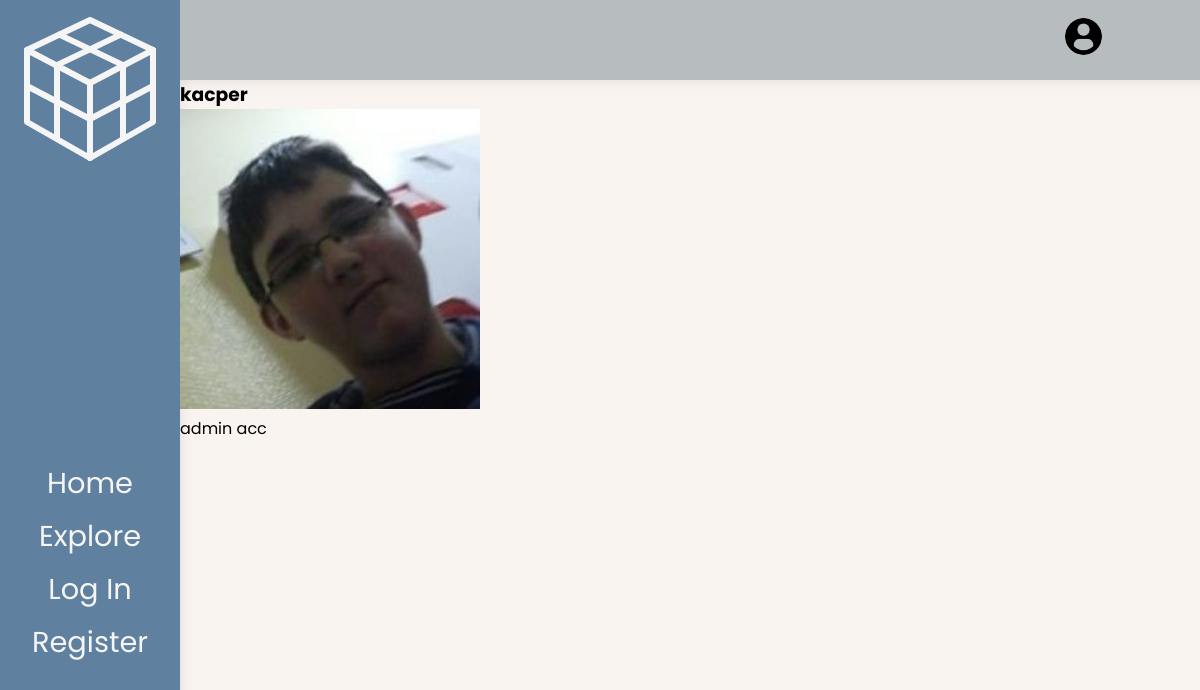
The app's page /users/profile/6c85bd6cd35c4b53896f9a0f2032500b/ with its own data.
### profiles/models.py (models this page shows, shortened)
class Profile(models.Model):
    id = models.UUIDField(default=uuid.uuid4, unique=True, primary_key=True, editable=False)
    user = models.OneToOneField(User, on_delete=models.CASCADE, null=True, blank=True)
    date_added = models.DateTimeField(auto_now_add=True)
    username = models.CharField(max_length=150)
    email = models.EmailField(max_length=150, blank=True, null=True)
    description = models.TextField(blank=True, null=True)
    image = models.ImageField(null=True, blank=True, upload_to="profiles/", default="/profiles/default.png")

### profiles/views.py (the view)
# urls.py: path('profile/<str:pk>/', views.getProfile, name="profile"),
def getProfile(request, pk):
    try:
        profile = Profile.objects.get(id=pk)
    except:
        return redirect('algs-main')
    context = {'profile' : profile}
    return render(request, "profiles/profile.html", context)

### profiles/templates/profiles/profile.html
{% extends 'main.html' %}
{% block content %}
<h3>{{profile.username}}</h3>
<img src="{{profile.image.url}}" alt="">
<p>{{profile.description}}</p>
{% endblock content %}

### static/css/main.css (style rules this page uses)
:root { --primary-color: #faf4f0; --secondary-color: #99a88c; --third: #5f809e; --on-primary: #B7BCBF; --extra1: #0D3B66; --extra2: #FFE2C3; --text1: #f5f5f5; --text2: #1a1a1a; }
* { margin: 0; padding: 0; box-sizing: border-box; }
body { font-family: "Poppins", sans-serif; background: var(--primary-color); height: 100vh; width: 100vw; display: grid; grid-template-rows: repeat(20, 5%); grid-template-columns: repeat(20, 5%); }

### records on screen
Profile: username "kacper", image (picture), description "admin acc"
